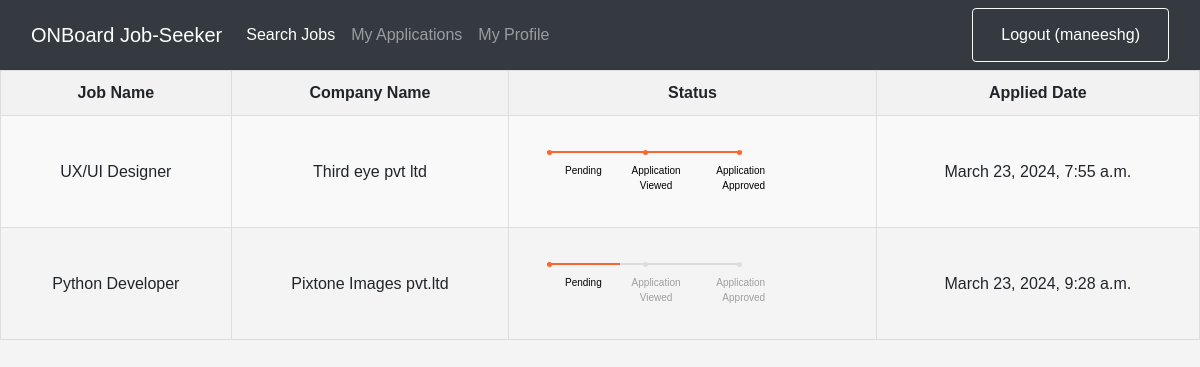
Page /track_applications/ (signed in) on the earlier database version.
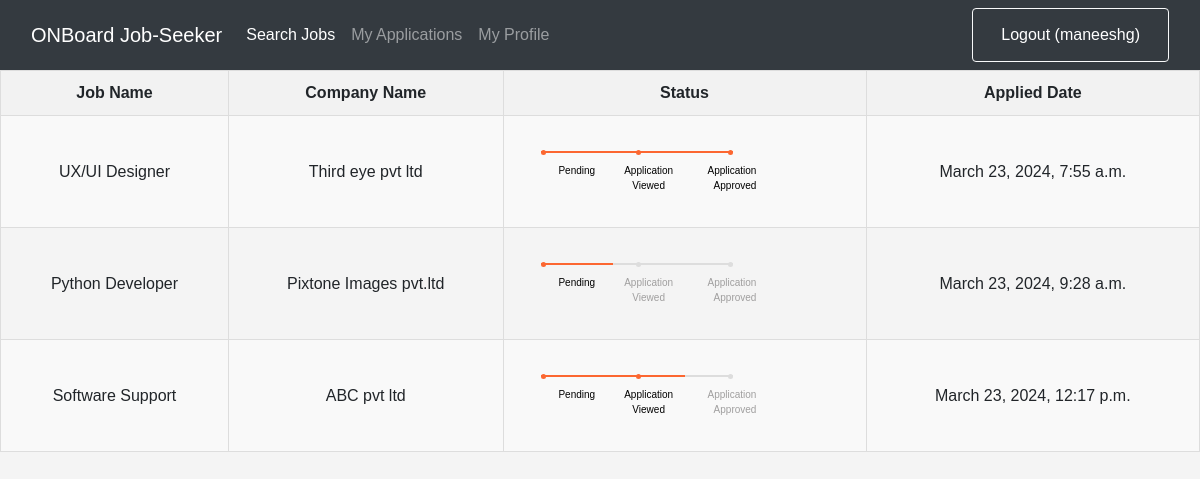
Same page on the later database version.
### joblist/models.py (models this page shows, shortened)
class Application(models.Model):
    username = models.CharField(max_length=150)
    job = models.CharField(max_length=150)
    company_name = models.CharField(max_length=150,default="unknown")
    applied_date = models.DateTimeField(auto_now_add=True)
    status = models.CharField(max_length=150)

### joblist/views.py (the view)
# urls.py: path('track_applications/', track_applications, name='track_applications'),
def track_applications(request):
    user_profile = request.session.get('loginusername')
    user_role = request.session.get('user_role')
    application_Data = Application.objects.filter(username=user_profile).values()
    return render(request, 'track_applications.html',{'loginusername':user_profile,"application_Data":application_Data,'user_role':user_role})

### joblist/templates/track_applications.html
{% extends 'base.html' %}
{% block content %}
{% if application_Data %}
    <table>
        <tr>
            <th>Job Name</th>
            <th>Company Name</th>
            <th>Status</th>
            <th>Applied Date</th>
        </tr>
        {% for application in application_Data %}
            <tr>
                <td>{{application.job}}</td>
                <td>{{application.company_name}}</td>
                <td><div class="progress-track">
                    <ul id="progressbar">
                        <li class="step0 active" id="step1">Pending</li>
                        <li class="step0 {% if application.status == 'Application Viewed' or application.status == 'Application Approved' %} active {% endif %} text-center" id="step2">Application Viewed</li>
                        <li class="step0 {% if application.status == 'Application Approved' %} active {% endif %} text-right" id="step3">Application Approved</li>
                    </ul>
                    </div></td>
                <td>{{application.applied_date}}</td>
            </tr>
        {% endfor %}
    </table>
{% endif %}
{% endblock %}

Differences in the rows shown:
added Application: job "Software Support", company_name "ABC pvt ltd", applied_date "March 23, 2024, 12:17 p.m."
